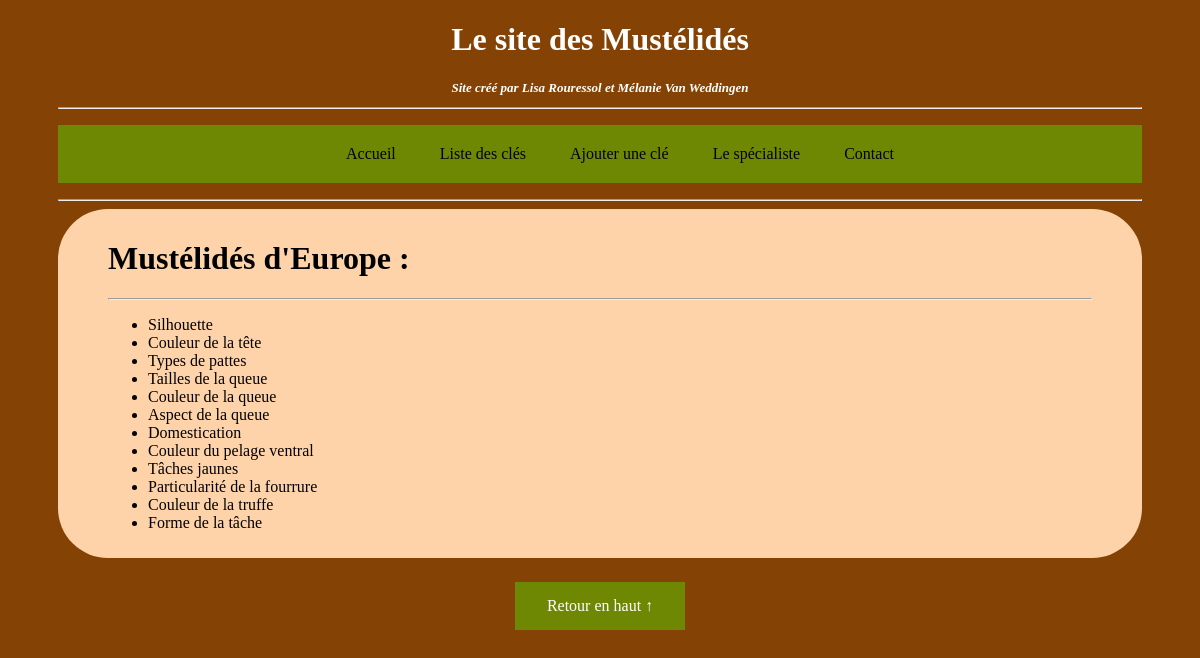
Page /ceurope on the earlier database version.
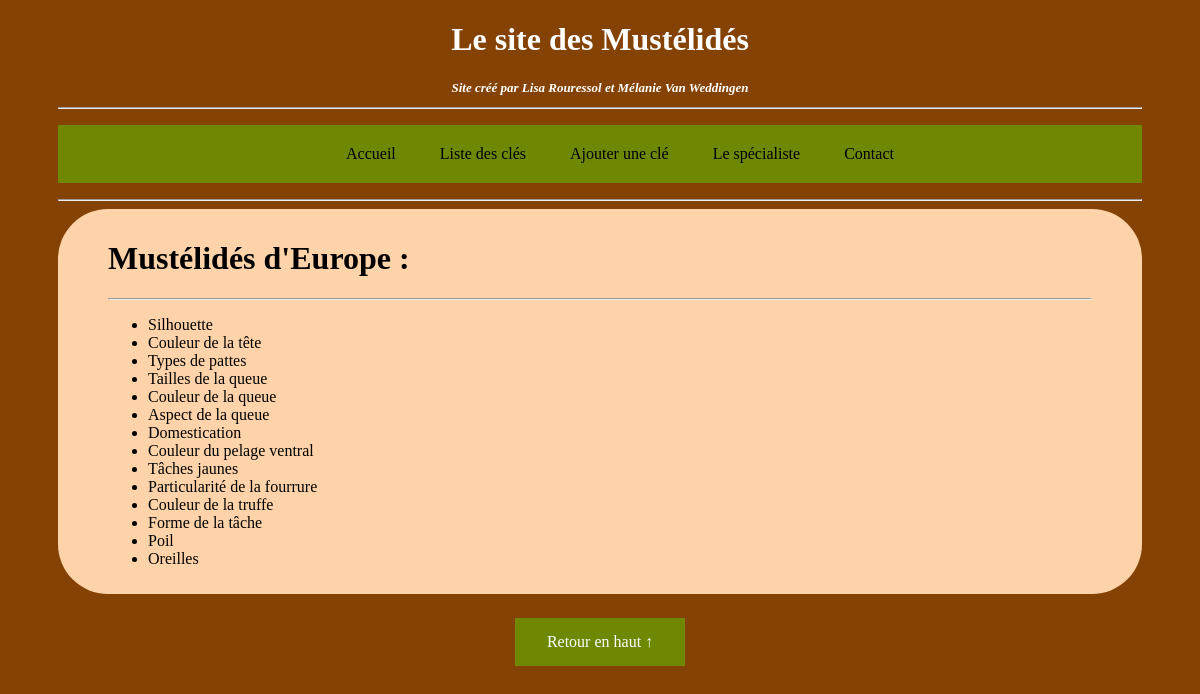
Same page on the later database version.
### cle/models.py (models this page shows, shortened)
class Caractere (models.Model):
    nom=models.CharField(max_length=100)
    class Meta:
        verbose_name='Caractere'
        ordering=['id']

### cle/views.py (the view)
# urls.py: path('ceurope', affiche_europe, name='afficheeurope'),
def affiche_europe(request):
	liste_caractere=Caractere.objects.all()
	return render (request, 'cle/page_europe.html', {'liste_caractere': liste_caractere})

### cle/template/cle/page_europe.html
{% extends "cle/pageref.html"%}
{% block contenu_page %}
<h4><font size="+3">Mustélidés d'Europe :</font></h4>
<hr>
<p>
	<ul>
	{% for ca in liste_caractere %}
	<li><a href="{% url 'afficher_caractere' ca.id%}">{{ca.nom}}</a></li>
	{% endfor%}
</ul>
</p>
{% endblock%}

Differences in the rows shown:
added Caractere: nom "Poil"
added Caractere: nom "Oreilles"
